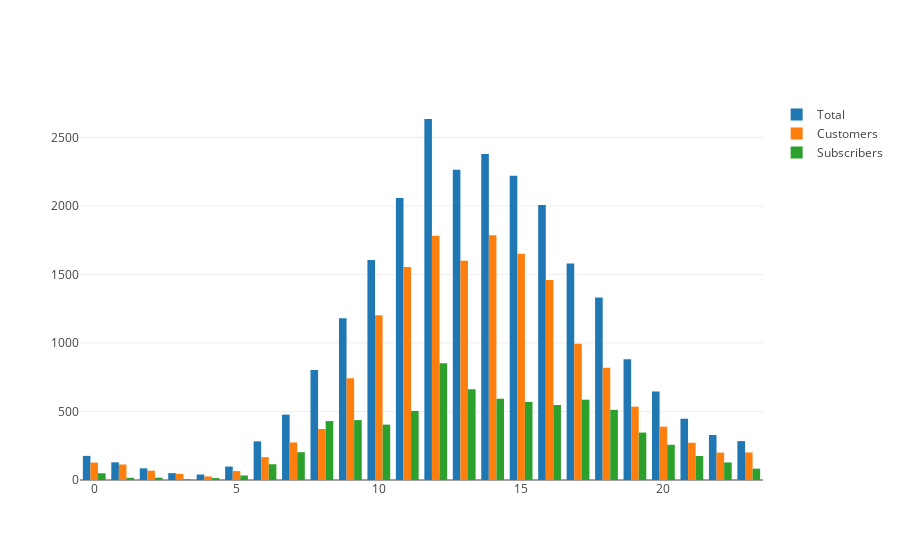

Notebook source saved alongside this figure:
### Code cell
horas=range(24)
labels=[horas,horas,horas]
values=[trips_by_hour,trips_by_hour_cust,trips_by_hour_subs]
names=['Total','Customers','Subscribers']
plot_bars(labels,values,names)

### Figure 1 — Plotly figure (JSON) as saved in the notebook; plotly's stock layout.template omitted (floating-point values rounded to 4 significant figures)
{"data": [{"name": "Total", "type": "bar", "x": [0, 1, 2, 3, 4, 5, 6, 7, 8, 9, 10, 11, 12, 13, 14, 15, 16, 17, 18, 19, 20, 21, 22, 23], "y": [176, 129, 85, 50, 40, 98, 282, 477, 802, 1180, 1606, 2058, 2634, 2263, 2378, 2220, 2006, 1580, 1331, 881, 646, 447, 328, 284]}, {"name": "Customers", "type": "bar", "x": [0, 1, 2, 3, 4, 5, 6, 7, 8, 9, 10, 11, 12, 13, 14, 15, 16, 17, 18, 19, 20, 21, 22, 23], "y": [127, 113, 68, 45, 26, 65, 167, 274, 372, 743, 1202, 1554, 1783, 1600, 1785, 1650, 1459, 994, 819, 535, 389, 272, 200, 201]}, {"name": "Subscribers", "type": "bar", "x": [0, 1, 2, 3, 4, 5, 6, 7, 8, 9, 10, 11, 12, 13, 14, 15, 16, 17, 18, 19, 20, 21, 22, 23], "y": [49, 16, 17, 5, 14, 33, 115, 203, 430, 437, 404, 504, 851, 663, 593, 570, 547, 586, 512, 346, 257, 175, 128, 83]}], "layout": {}}
